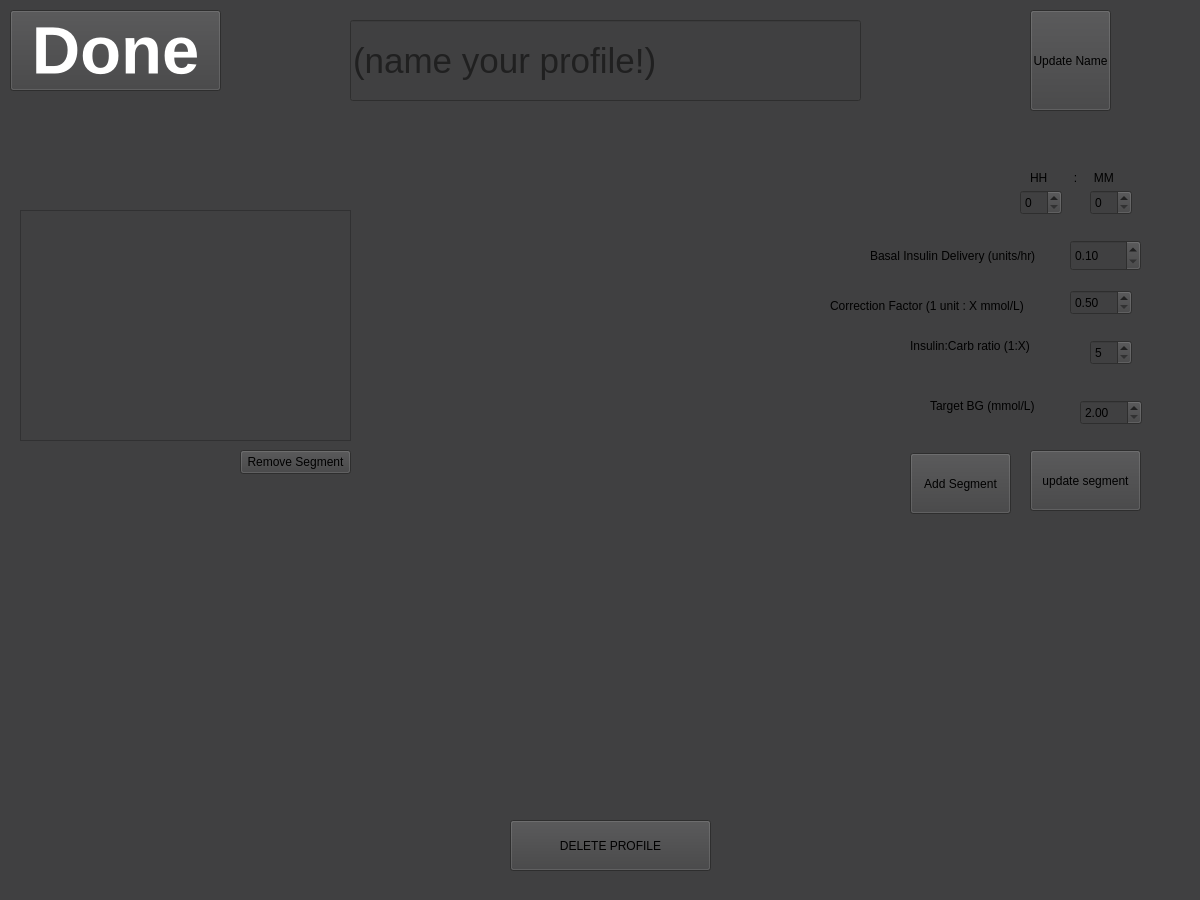
<?xml version="1.0" encoding="UTF-8"?>
<ui version="4.0">
 <class>PersonalProfiles2</class>
 <widget class="QWidget" name="PersonalProfiles2">
  <property name="geometry">
   <rect>
    <x>0</x>
    <y>0</y>
    <width>1200</width>
    <height>900</height>
   </rect>
  </property>
  <property name="palette">
   <palette>
    <active>
     <colorrole role="Button">
      <brush brushstyle="SolidPattern">
       <color alpha="255">
        <red>64</red>
        <green>64</green>
        <blue>65</blue>
       </color>
      </brush>
     </colorrole>
     <colorrole role="Base">
      <brush brushstyle="SolidPattern">
       <color alpha="255">
        <red>64</red>
        <green>64</green>
        <blue>65</blue>
       </color>
      </brush>
     </colorrole>
     <colorrole role="Window">
      <brush brushstyle="SolidPattern">
       <color alpha="255">
        <red>64</red>
        <green>64</green>
        <blue>65</blue>
       </color>
      </brush>
     </colorrole>
    </active>
    <inactive>
     <colorrole role="Button">
      <brush brushstyle="SolidPattern">
       <color alpha="255">
        <red>64</red>
        <green>64</green>
        <blue>65</blue>
       </color>
      </brush>
     </colorrole>
     <colorrole role="Base">
      <brush brushstyle="SolidPattern">
       <color alpha="255">
        <red>64</red>
        <green>64</green>
        <blue>65</blue>
       </color>
      </brush>
     </colorrole>
     <colorrole role="Window">
      <brush brushstyle="SolidPattern">
       <color alpha="255">
        <red>64</red>
        <green>64</green>
        <blue>65</blue>
       </color>
      </brush>
     </colorrole>
    </inactive>
    <disabled>
     <colorrole role="Button">
      <brush brushstyle="SolidPattern">
       <color alpha="255">
        <red>64</red>
        <green>64</green>
        <blue>65</blue>
       </color>
      </brush>
     </colorrole>
     <colorrole role="Base">
      <brush brushstyle="SolidPattern">
       <color alpha="255">
        <red>64</red>
        <green>64</green>
        <blue>65</blue>
       </color>
      </brush>
     </colorrole>
     <colorrole role="Window">
      <brush brushstyle="SolidPattern">
       <color alpha="255">
        <red>64</red>
        <green>64</green>
        <blue>65</blue>
       </color>
      </brush>
     </colorrole>
    </disabled>
   </palette>
  </property>
  <property name="windowTitle">
   <string>Form</string>
  </property>
  <widget class="QPushButton" name="doneButton">
   <property name="geometry">
    <rect>
     <x>10</x>
     <y>10</y>
     <width>211</width>
     <height>81</height>
    </rect>
   </property>
   <property name="palette">
    <palette>
     <active>
      <colorrole role="WindowText">
       <brush brushstyle="SolidPattern">
        <color alpha="255">
         <red>255</red>
         <green>255</green>
         <blue>255</blue>
        </color>
       </brush>
      </colorrole>
      <colorrole role="Button">
       <brush brushstyle="SolidPattern">
        <color alpha="255">
         <red>64</red>
         <green>64</green>
         <blue>65</blue>
        </color>
       </brush>
      </colorrole>
      <colorrole role="Text">
       <brush brushstyle="SolidPattern">
        <color alpha="255">
         <red>255</red>
         <green>255</green>
         <blue>255</blue>
        </color>
       </brush>
      </colorrole>
      <colorrole role="ButtonText">
       <brush brushstyle="SolidPattern">
        <color alpha="255">
         <red>255</red>
         <green>255</green>
         <blue>255</blue>
        </color>
       </brush>
      </colorrole>
      <colorrole role="Base">
       <brush brushstyle="SolidPattern">
        <color alpha="255">
         <red>64</red>
         <green>64</green>
         <blue>65</blue>
        </color>
       </brush>
      </colorrole>
      <colorrole role="Window">
       <brush brushstyle="SolidPattern">
        <color alpha="255">
         <red>64</red>
         <green>64</green>
         <blue>65</blue>
        </color>
       </brush>
      </colorrole>
      <colorrole role="PlaceholderText">
       <brush brushstyle="SolidPattern">
        <color alpha="255">
         <red>255</red>
         <green>255</green>
         <blue>255</blue>
        </color>
       </brush>
      </colorrole>
     </active>
     <inactive>
      <colorrole role="WindowText">
       <brush brushstyle="SolidPattern">
        <color alpha="255">
         <red>255</red>
         <green>255</green>
         <blue>255</blue>
        </color>
       </brush>
      </colorrole>
      <colorrole role="Button">
       <brush brushstyle="SolidPattern">
        <color alpha="255">
         <red>64</red>
         <green>64</green>
         <blue>65</blue>
        </color>
       </brush>
      </colorrole>
      <colorrole role="Text">
       <brush brushstyle="SolidPattern">
        <color alpha="255">
         <red>255</red>
         <green>255</green>
         <blue>255</blue>
        </color>
       </brush>
      </colorrole>
      <colorrole role="ButtonText">
       <brush brushstyle="SolidPattern">
        <color alpha="255">
         <red>255</red>
         <green>255</green>
         <blue>255</blue>
        </color>
       </brush>
      </colorrole>
      <colorrole role="Base">
       <brush brushstyle="SolidPattern">
        <color alpha="255">
         <red>64</red>
         <green>64</green>
         <blue>65</blue>
        </color>
       </brush>
      </colorrole>
      <colorrole role="Window">
       <brush brushstyle="SolidPattern">
        <color alpha="255">
         <red>64</red>
         <green>64</green>
         <blue>65</blue>
        </color>
       </brush>
      </colorrole>
      <colorrole role="PlaceholderText">
       <brush brushstyle="SolidPattern">
        <color alpha="255">
         <red>255</red>
         <green>255</green>
         <blue>255</blue>
        </color>
       </brush>
      </colorrole>
     </inactive>
     <disabled>
      <colorrole role="WindowText">
       <brush brushstyle="SolidPattern">
        <color alpha="255">
         <red>255</red>
         <green>255</green>
         <blue>255</blue>
        </color>
       </brush>
      </colorrole>
      <colorrole role="Button">
       <brush brushstyle="SolidPattern">
        <color alpha="255">
         <red>64</red>
         <green>64</green>
         <blue>65</blue>
        </color>
       </brush>
      </colorrole>
      <colorrole role="Text">
       <brush brushstyle="SolidPattern">
        <color alpha="255">
         <red>255</red>
         <green>255</green>
         <blue>255</blue>
        </color>
       </brush>
      </colorrole>
      <colorrole role="ButtonText">
       <brush brushstyle="SolidPattern">
        <color alpha="255">
         <red>255</red>
         <green>255</green>
         <blue>255</blue>
        </color>
       </brush>
      </colorrole>
      <colorrole role="Base">
       <brush brushstyle="SolidPattern">
        <color alpha="255">
         <red>64</red>
         <green>64</green>
         <blue>65</blue>
        </color>
       </brush>
      </colorrole>
      <colorrole role="Window">
       <brush brushstyle="SolidPattern">
        <color alpha="255">
         <red>64</red>
         <green>64</green>
         <blue>65</blue>
        </color>
       </brush>
      </colorrole>
      <colorrole role="PlaceholderText">
       <brush brushstyle="SolidPattern">
        <color alpha="255">
         <red>255</red>
         <green>255</green>
         <blue>255</blue>
        </color>
       </brush>
      </colorrole>
     </disabled>
    </palette>
   </property>
   <property name="font">
    <font>
     <pointsize>50</pointsize>
     <bold>true</bold>
    </font>
   </property>
   <property name="styleSheet">
    <string notr="true">color: rgb(255,255,255)</string>
   </property>
   <property name="text">
    <string>Done</string>
   </property>
  </widget>
  <widget class="QListWidget" name="segmentTimes">
   <property name="geometry">
    <rect>
     <x>20</x>
     <y>210</y>
     <width>331</width>
     <height>231</height>
    </rect>
   </property>
  </widget>
  <widget class="QSpinBox" name="newSegmentHours">
   <property name="geometry">
    <rect>
     <x>1020</x>
     <y>190</y>
     <width>42</width>
     <height>25</height>
    </rect>
   </property>
   <property name="maximum">
    <number>23</number>
   </property>
  </widget>
  <widget class="QSpinBox" name="newSegmentMins">
   <property name="geometry">
    <rect>
     <x>1090</x>
     <y>190</y>
     <width>42</width>
     <height>25</height>
    </rect>
   </property>
   <property name="maximum">
    <number>59</number>
   </property>
  </widget>
  <widget class="QPushButton" name="addSegmentButton">
   <property name="geometry">
    <rect>
     <x>910</x>
     <y>453</y>
     <width>101</width>
     <height>61</height>
    </rect>
   </property>
   <property name="text">
    <string>Add Segment</string>
   </property>
  </widget>
  <widget class="QPushButton" name="removeSegmentButton">
   <property name="geometry">
    <rect>
     <x>240</x>
     <y>450</y>
     <width>111</width>
     <height>24</height>
    </rect>
   </property>
   <property name="text">
    <string>Remove Segment</string>
   </property>
  </widget>
  <widget class="QLabel" name="segmentTimeLabel">
   <property name="geometry">
    <rect>
     <x>1030</x>
     <y>170</y>
     <width>101</width>
     <height>16</height>
    </rect>
   </property>
   <property name="text">
    <string>HH        :     MM</string>
   </property>
  </widget>
  <widget class="QPushButton" name="updateProfileNameButton">
   <property name="geometry">
    <rect>
     <x>1030</x>
     <y>10</y>
     <width>81</width>
     <height>101</height>
    </rect>
   </property>
   <property name="text">
    <string>Update Name</string>
   </property>
   <property name="autoExclusive">
    <bool>false</bool>
   </property>
   <property name="autoDefault">
    <bool>false</bool>
   </property>
   <property name="default">
    <bool>false</bool>
   </property>
   <property name="flat">
    <bool>false</bool>
   </property>
  </widget>
  <widget class="QDoubleSpinBox" name="basalInsulinDeliveryValue">
   <property name="geometry">
    <rect>
     <x>1070</x>
     <y>240</y>
     <width>71</width>
     <height>31</height>
    </rect>
   </property>
   <property name="minimum">
    <double>0.100000000000000</double>
   </property>
   <property name="maximum">
    <double>3.000000000000000</double>
   </property>
   <property name="singleStep">
    <double>0.010000000000000</double>
   </property>
  </widget>
  <widget class="QDoubleSpinBox" name="correctionFactorValue">
   <property name="geometry">
    <rect>
     <x>1070</x>
     <y>290</y>
     <width>62</width>
     <height>25</height>
    </rect>
   </property>
   <property name="minimum">
    <double>0.500000000000000</double>
   </property>
   <property name="maximum">
    <double>10.000000000000000</double>
   </property>
   <property name="singleStep">
    <double>0.250000000000000</double>
   </property>
  </widget>
  <widget class="QDoubleSpinBox" name="targetBGValue">
   <property name="geometry">
    <rect>
     <x>1080</x>
     <y>400</y>
     <width>62</width>
     <height>25</height>
    </rect>
   </property>
   <property name="minimum">
    <double>2.000000000000000</double>
   </property>
   <property name="maximum">
    <double>20.000000000000000</double>
   </property>
   <property name="singleStep">
    <double>0.250000000000000</double>
   </property>
  </widget>
  <widget class="QSpinBox" name="insulinToCarbRatioValue">
   <property name="geometry">
    <rect>
     <x>1090</x>
     <y>340</y>
     <width>42</width>
     <height>25</height>
    </rect>
   </property>
   <property name="suffix">
    <string/>
   </property>
   <property name="minimum">
    <number>5</number>
   </property>
   <property name="maximum">
    <number>25</number>
   </property>
  </widget>
  <widget class="QLabel" name="basalInsulinLabel">
   <property name="geometry">
    <rect>
     <x>870</x>
     <y>240</y>
     <width>171</width>
     <height>31</height>
    </rect>
   </property>
   <property name="text">
    <string>Basal Insulin Delivery (units/hr)</string>
   </property>
  </widget>
  <widget class="QLabel" name="correctionFactorLabel">
   <property name="geometry">
    <rect>
     <x>830</x>
     <y>290</y>
     <width>201</width>
     <height>31</height>
    </rect>
   </property>
   <property name="text">
    <string>Correction Factor (1 unit : X mmol/L)</string>
   </property>
  </widget>
  <widget class="QLabel" name="insulinToCarbRatioLabel">
   <property name="geometry">
    <rect>
     <x>910</x>
     <y>330</y>
     <width>131</width>
     <height>31</height>
    </rect>
   </property>
   <property name="text">
    <string>Insulin:Carb ratio (1:X)</string>
   </property>
  </widget>
  <widget class="QLabel" name="targetBGLabel">
   <property name="geometry">
    <rect>
     <x>930</x>
     <y>390</y>
     <width>111</width>
     <height>31</height>
    </rect>
   </property>
   <property name="text">
    <string>Target BG (mmol/L)</string>
   </property>
  </widget>
  <widget class="QPushButton" name="updateSegmentButton">
   <property name="geometry">
    <rect>
     <x>1030</x>
     <y>450</y>
     <width>111</width>
     <height>61</height>
    </rect>
   </property>
   <property name="text">
    <string>update segment</string>
   </property>
  </widget>
  <widget class="QPushButton" name="deleteProfileButton">
   <property name="geometry">
    <rect>
     <x>510</x>
     <y>820</y>
     <width>201</width>
     <height>51</height>
    </rect>
   </property>
   <property name="text">
    <string>DELETE PROFILE</string>
   </property>
  </widget>
  <widget class="QLineEdit" name="profileName">
   <property name="geometry">
    <rect>
     <x>350</x>
     <y>20</y>
     <width>511</width>
     <height>81</height>
    </rect>
   </property>
   <property name="font">
    <font>
     <pointsize>26</pointsize>
    </font>
   </property>
   <property name="toolTip">
    <string>Profile won't save if you don't name it.</string>
   </property>
   <property name="placeholderText">
    <string>(name your profile!)</string>
   </property>
  </widget>
 </widget>
 <resources/>
 <connections/>
</ui>
